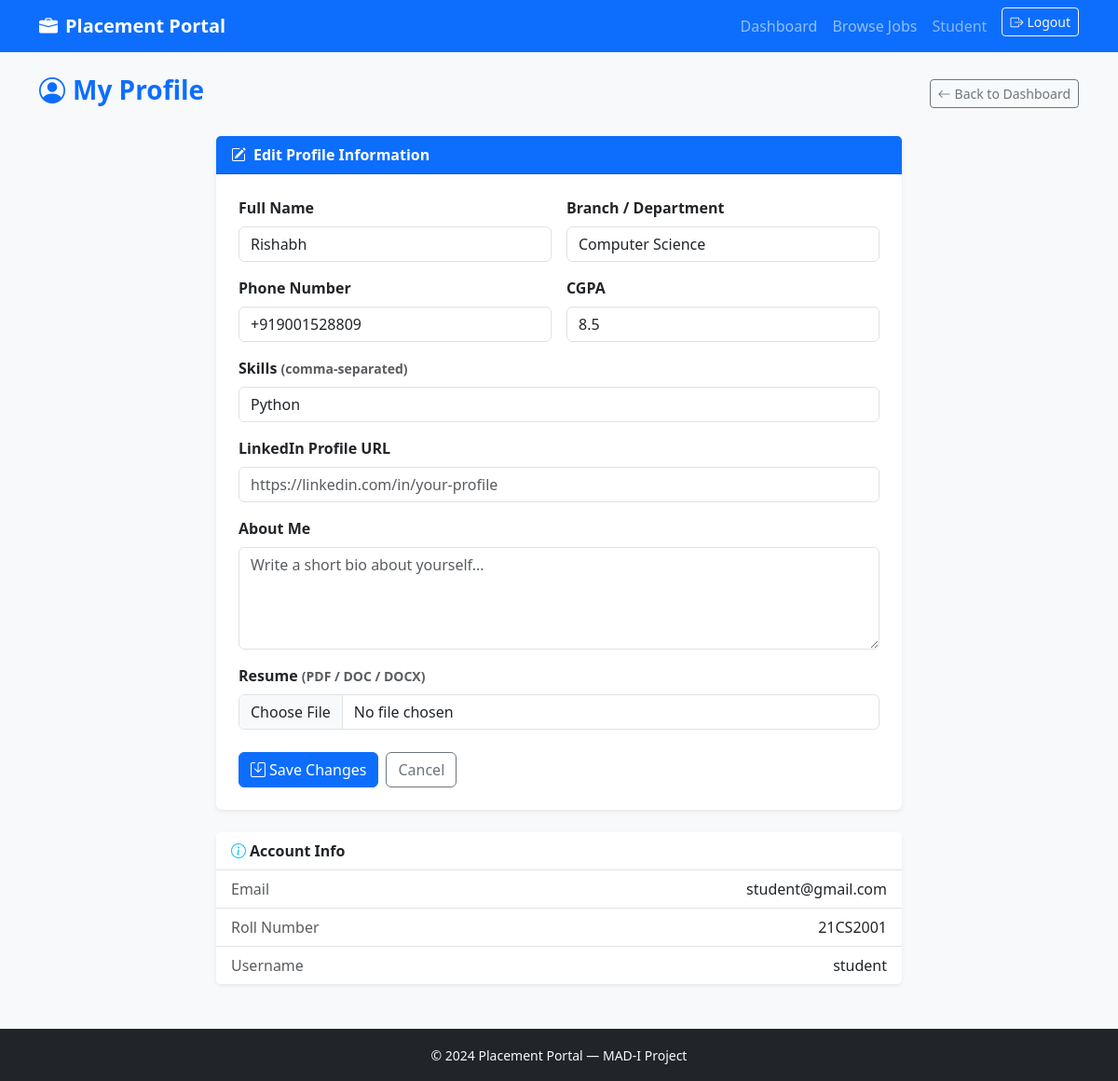
The app's page /student/profile (signed in) with its own data.
### models.py (models this page shows, shortened)
class User(UserMixin, db.Model):
    id= db.Column(db.Integer, primary_key=True)
    username= db.Column(db.String(80), unique=True, nullable=False)
    email= db.Column(db.String(120), unique=True, nullable=False)
    password_hash = db.Column(db.String(256))
    role = db.Column(db.String(20))
    active = db.Column(db.Boolean, default=True)
    student_profile = db.relationship('Student', backref='user', uselist=False)
    company_profile = db.relationship('Company', backref='user', uselist=False)
    @property
    def is_active(self):
        return self.active

class Student(db.Model):
    id = db.Column(db.Integer, primary_key=True)
    user_id = db.Column(db.Integer, db.ForeignKey('user.id'), nullable=False)
    name = db.Column(db.String(100))
    roll_no = db.Column(db.String(50), unique=True)
    branch = db.Column(db.String(100))
    cgpa = db.Column(db.Float)
    skills = db.Column(db.Text)
    phone = db.Column(db.String(20))
    linkedin = db.Column(db.String(250))
    about = db.Column(db.Text)
    resume_path = db.Column(db.String(250))
    applications  = db.relationship('Application', backref='student', lazy='dynamic')
    notifications = db.relationship('Notification', backref='student', lazy='dynamic')

### routes/student.py (the view, shortened to what this page needs)
@student_bp.route('/profile', methods=['GET', 'POST'])
@login_required
@student_required
def profile():
    student = current_user.student_profile
    return render_template('student/profile.html', student=student)

### models.py (called while the page is built)
@login_manager.user_loader
def load_user(user_id):
    return User.query.get(int(user_id))

### routes/student.py (called while the page is built)
def student_required(f):
    @wraps(f)
    def wrapped(*args, **kwargs):
        if not current_user.is_authenticated:
            return redirect(url_for('auth.login'))
        if current_user.role != 'student':
            flash('Student access required.', 'danger')
            return redirect(url_for('auth.login'))
        if not current_user.active:
            flash('Your account has been suspended.', 'danger')
            return redirect(url_for('auth.logout'))
        return f(*args, **kwargs)
    return wrapped

### templates/student/profile.html (shortened to what this page needs)
{% extends 'base.html' %}
{% block content %}
<div class="d-flex justify-content-between align-items-center mb-4">
  <h3 class="fw-bold text-primary">
    <i class="bi bi-person-circle me-2"></i>My Profile
  </h3>
  <a href="{{ url_for('student.dashboard') }}" class="btn btn-outline-secondary btn-sm">
    <i class="bi bi-arrow-left me-1"></i>Back to Dashboard
  </a>
</div>
<div class="row justify-content-center">
  <div class="col-lg-8">
    <div class="card border-0 shadow-sm">
      <div class="card-header bg-primary text-white fw-semibold">
        <i class="bi bi-pencil-square me-2"></i>Edit Profile Information
      </div>
      <div class="card-body p-4">
        <form method="POST" enctype="multipart/form-data">
          <div class="row g-3">
            <div class="col-md-6">
              <label class="form-label fw-semibold">Full Name</label>
              <input type="text" name="name" class="form-control"
                     value="{{ student.name or '' }}" placeholder="Your full name">
            </div>
            <div class="col-md-6">
              <label class="form-label fw-semibold">Branch / Department</label>
              <input type="text" name="branch" class="form-control"
                     value="{{ student.branch or '' }}" placeholder="e.g. Computer Science">
            </div>
            <div class="col-md-6">
              <label class="form-label fw-semibold">Phone Number</label>
              <input type="text" name="phone" class="form-control"
                     value="{{ student.phone or '' }}" placeholder="e.g. +91-9876543210">
            </div>
            <div class="col-md-6">
              <label class="form-label fw-semibold">CGPA</label>
              <input type="number" name="cgpa" class="form-control"
                     step="0.01" min="0" max="10"
                     value="{{ student.cgpa or '' }}" placeholder="e.g. 8.5">
            </div>
            <div class="col-12">
              <label class="form-label fw-semibold">Skills <small class="text-muted">(comma-separated)</small></label>
              <input type="text" name="skills" class="form-control"
                     value="{{ student.skills or '' }}"
                     placeholder="e.g. Python, Machine Learning, SQL">
            </div>
            <div class="col-12">
              <label class="form-label fw-semibold">LinkedIn Profile URL</label>
              <input type="url" name="linkedin" class="form-control"
                     value="{{ student.linkedin or '' }}"
                     placeholder="https://linkedin.com/in/your-profile">
            </div>
            <div class="col-12">
              <label class="form-label fw-semibold">About Me</label>
              <textarea name="about" class="form-control" rows="4"
                        placeholder="Write a short bio about yourself...">{{ student.about or '' }}</textarea>
            </div>
            <div class="col-12">
              <label class="form-label fw-semibold">Resume <small class="text-muted">(PDF / DOC / DOCX)</small></label>
              <input type="file" name="resume" class="form-control" accept=".pdf,.doc,.docx">
            </div>
          </div>
          <div class="mt-4 d-flex gap-2">
            <button type="submit" class="btn btn-primary">
              <i class="bi bi-save me-1"></i>Save Changes
            </button>
            <a href="{{ url_for('student.dashboard') }}" class="btn btn-outline-secondary">Cancel</a>
          </div>
        </form>
      </div>
    </div>
    <div class="card border-0 shadow-sm mt-4">
      <div class="card-header bg-white fw-semibold border-bottom">
        <i class="bi bi-info-circle me-1 text-info"></i>Account Info
      </div>
      <ul class="list-group list-group-flush">
        <li class="list-group-item d-flex justify-content-between">
          <span class="text-muted">Email</span>
          <span>{{ current_user.email }}</span>
        </li>
        <li class="list-group-item d-flex justify-content-between">
          <span class="text-muted">Roll Number</span>
          <span>{{ student.roll_no or '—' }}</span>
        </li>
        <li class="list-group-item d-flex justify-content-between">
          <span class="text-muted">Username</span>
          <span>{{ current_user.username }}</span>
        </li>
      </ul>
    </div>
  </div>
</div>
{% endblock %}

### templates/base.html (shortened to what this page needs)
<!DOCTYPE html>
<html lang="en">
<head>
  <link href="https://cdn.jsdelivr.net/npm/bootstrap@5.3.0/dist/css/bootstrap.min.css" rel="stylesheet"/>
  <link href="https://cdn.jsdelivr.net/npm/bootstrap-icons@1.11.0/font/bootstrap-icons.css" rel="stylesheet"/>
</head>
<body class="bg-light">
<nav class="navbar navbar-expand-lg navbar-dark bg-primary">
  <div class="container">
    <a class="navbar-brand fw-bold" href="{{ url_for('auth.index') }}">
      <i class="bi bi-briefcase-fill me-2"></i>Placement Portal
    </a>
    <div class="collapse navbar-collapse" id="navbarNav">
      <ul class="navbar-nav ms-auto">
        {% if current_user.is_authenticated %}
          {% if current_user.role == 'admin' %}
            <li class="nav-item">
              <a class="nav-link" href="{{ url_for('admin.dashboard') }}">Dashboard</a>
            </li>
          {% elif current_user.role == 'company' %}
            <li class="nav-item">
              <a class="nav-link" href="{{ url_for('company.dashboard') }}">Dashboard</a>
            </li>
          {% elif current_user.role == 'student' %}
            <li class="nav-item">
              <a class="nav-link" href="{{ url_for('student.dashboard') }}">Dashboard</a>
            </li>
            <li class="nav-item">
              <a class="nav-link" href="{{ url_for('student.jobs') }}">Browse Jobs</a>
            </li>
          {% endif %}
          <li class="nav-item">
            <span class="nav-link text-white-50">
              {{ current_user.role | capitalize }}
            </span>
          </li>
          <li class="nav-item">
            <a class="btn btn-outline-light btn-sm ms-2"
               href="{{ url_for('auth.logout') }}">
              <i class="bi bi-box-arrow-right me-1"></i>Logout
            </a>
          </li>
        {% endif %}
      </ul>
    </div>
  </div>
</nav>
<main class="container my-4">
  {% block content %}{% endblock %}
</main>
<footer class="bg-dark text-light text-center py-3 mt-5">
  <small>&copy; 2024 Placement Portal — MAD-I Project</small>
</footer>
</body>
</html>

### records on screen
User: role "Student", email "student@gmail.com", username "student"
Student: name "Rishabh", branch "Computer Science", phone "+919001528809", cgpa "8.5", skills "Python", roll_no "21CS2001"
